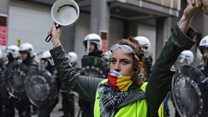
#> input picture 2018-12-10/11.jpg, 208 x 117 px, found by its file name
$ python opencv.py   (older library calls are emulated)
#> lines starting #> are read from the running program, lines starting #| are printed output that depends on the picture; long printed decimals are rounded
from skimage.measure import compare_ssim
import cv2
from PIL import Image

crop_size = (256, 256)
imageA = cv2.imread('D://images/11.jpg')
#> imageA is the input picture: shape (117, 208, 3); mean B, G, R 80.4, 82.4, 81.7
imageB = cv2.imread('D://images/12.jpg')
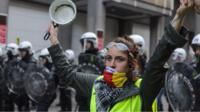
#> input picture 2018-12-10/12.jpg, 200 x 112 px, found by its file name
#> imageB is the input picture: shape (112, 200, 3); mean B, G, R 80.7, 82.3, 81.9
img_newA = cv2.resize(imageA, crop_size, interpolation = cv2.INTER_CUBIC)
img_newB = cv2.resize(imageB, crop_size, interpolation = cv2.INTER_CUBIC)
grayA = cv2.cvtColor(img_newA, cv2.COLOR_BGR2GRAY)
grayB = cv2.cvtColor(img_newB, cv2.COLOR_BGR2GRAY)
(score, diff) = compare_ssim(grayA, grayB, full=True)
#> score = 0.926
print("SSIM: {}".format(score))
#| SSIM: 0.9261

imageA = cv2.imread('D://images/8.jpg')
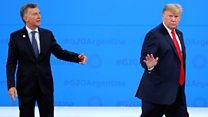
#> input picture 2018-12-10/8.jpg, 208 x 117 px, found by its file name
#> imageA is the input picture: shape (117, 208, 3); mean B, G, R 178.6, 111.9, 48.3
imageB = cv2.imread('D://images/9.jpg')
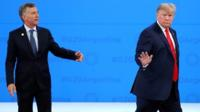
#> input picture 2018-12-10/9.jpg, 200 x 112 px, found by its file name
#> imageB is the input picture: shape (112, 200, 3); mean B, G, R 177.7, 111.7, 47.2
img_newA = cv2.resize(imageA, crop_size, interpolation = cv2.INTER_CUBIC)
img_newB = cv2.resize(imageB, crop_size, interpolation = cv2.INTER_CUBIC)
grayA = cv2.cvtColor(img_newA, cv2.COLOR_BGR2GRAY)
grayB = cv2.cvtColor(img_newB, cv2.COLOR_BGR2GRAY)
(score, diff) = compare_ssim(grayA, grayB, full=True)
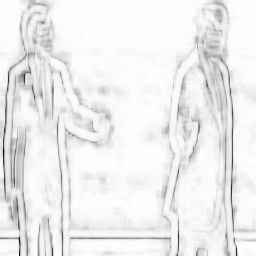
#> diff: shape (256, 256) float64; min -0.392, max 1, mean 0.906; drawn with min black and max white
#> score = 0.905
print("SSIM: {}".format(score))
#| SSIM: 0.9047

imageA = cv2.imread('D://images/1.jpg')
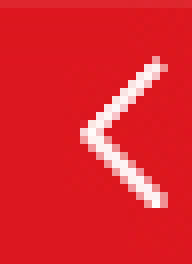
#> input picture 2018-12-10/1.jpg, 24 x 33 px, found by its file name (shown 8 times larger)
#> imageA is the input picture: shape (33, 24, 3); mean B, G, R 45.9, 37.9, 222.7
imageB = cv2.imread('D://images/6.jpg')
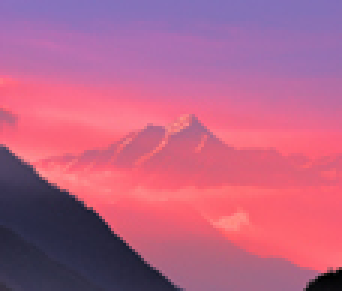
#> input picture 2018-12-10/6.jpg, 114 x 97 px, found by its file name (shown 3 times larger)
#> imageB is the input picture: shape (97, 114, 3); mean B, G, R 133.5, 98, 184.5
img_newA = cv2.resize(imageA, crop_size, interpolation = cv2.INTER_CUBIC)
img_newB = cv2.resize(imageB, crop_size, interpolation = cv2.INTER_CUBIC)
grayA = cv2.cvtColor(img_newA, cv2.COLOR_BGR2GRAY)
grayB = cv2.cvtColor(img_newB, cv2.COLOR_BGR2GRAY)
(score, diff) = compare_ssim(grayA, grayB, full=True)
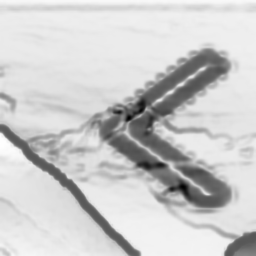
#> diff: shape (256, 256) float64; min -0.485, max 0.993, mean 0.697; drawn with min black and max white
#> score = 0.691
print("SSIM: {}".format(score))
#| SSIM: 0.6909

imageA = cv2.imread('D://images/9.jpg')
imageB = cv2.imread('D://images/9copy.jpg')
img_newA = cv2.resize(imageA, crop_size, interpolation = cv2.INTER_CUBIC)
#> (the run stopped early here; a loop or call above may not have finished)
